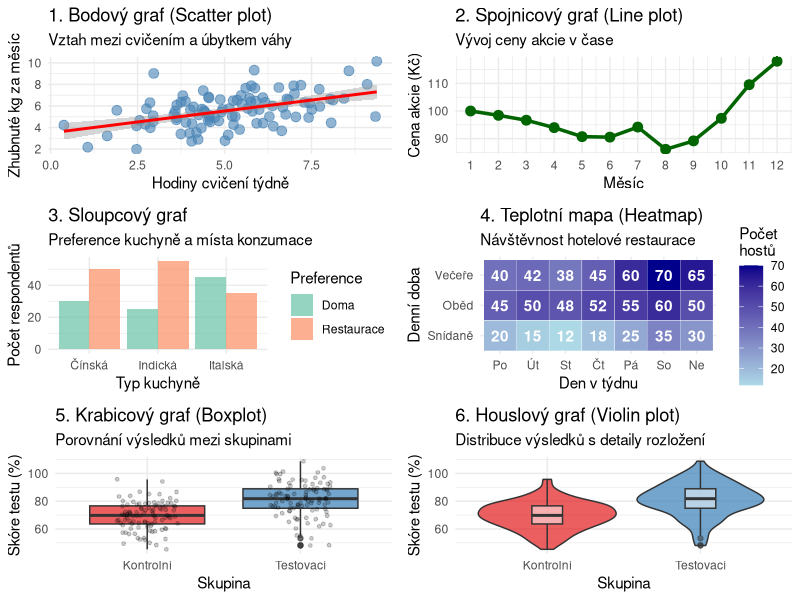

The R source for this figure:
## ---- chunk 1
#| label: fig-two-var-examples
#| fig-cap: "Různé typy vizualizace dvou proměnných"
#| warning: false
#| fig-height: 12

library(ggplot2)
library(gridExtra)
set.seed(123)

# 1. Bodový graf (dvě číselné proměnné)
data_scatter <- data.frame(
  hodiny_cviceni = rnorm(100, mean = 5, sd = 2),
  zhubnuty_kg = rnorm(100, mean = 3, sd = 1)
)
data_scatter$zhubnuty_kg <- data_scatter$zhubnuty_kg + 0.5 * data_scatter$hodiny_cviceni + rnorm(100, 0, 1)

p1 <- ggplot(data_scatter, aes(x = hodiny_cviceni, y = zhubnuty_kg)) +
  geom_point(color = "steelblue", alpha = 0.6, size = 3) +
  geom_smooth(method = "lm", se = TRUE, color = "red") +
  labs(
    title = "1. Bodový graf (Scatter plot)",
    subtitle = "Vztah mezi cvičením a úbytkem váhy",
    x = "Hodiny cvičení týdně",
    y = "Zhubnuté kg za měsíc"
  ) +
  theme_minimal()

# 2. Spojnicový graf (časová řada)
data_line <- data.frame(
  mesic = 1:12,
  cena_akcie = cumsum(c(100, rnorm(11, mean = 2, sd = 5)))
)

p2 <- ggplot(data_line, aes(x = mesic, y = cena_akcie)) +
  geom_line(color = "darkgreen", size = 1.2) +
  geom_point(color = "darkgreen", size = 3) +
  labs(
    title = "2. Spojnicový graf (Line plot)",
    subtitle = "Vývoj ceny akcie v čase",
    x = "Měsíc",
    y = "Cena akcie (Kč)"
  ) +
  theme_minimal() +
  scale_x_continuous(breaks = 1:12)

# 3. Sloupcový graf pro dvě kategorie
data_bar <- data.frame(
  kuchyne = rep(c("Italská", "Čínská", "Indická"), each = 2),
  preference = rep(c("Doma", "Restaurace"), 3),
  pocet = c(45, 35, 30, 50, 25, 55)
)

p3 <- ggplot(data_bar, aes(x = kuchyne, y = pocet, fill = preference)) +
  geom_col(position = "dodge", alpha = 0.7) +
  labs(
    title = "3. Sloupcový graf",
    subtitle = "Preference kuchyně a místa konzumace",
    x = "Typ kuchyně",
    y = "Počet respondentů",
    fill = "Preference"
  ) +
  theme_minimal() +
  scale_fill_brewer(palette = "Set2")

# 4. Teplotní mapa (heatmap)
data_heatmap <- expand.grid(
  den = c("Po", "Út", "St", "Čt", "Pá", "So", "Ne"),
  hodina = c("Snídaně", "Oběd", "Večeře")
)
data_heatmap$navstevnost <- c(
  20, 15, 12, 18, 25, 35, 30,  # Snídaně
  45, 50, 48, 52, 55, 60, 50,  # Oběd
  40, 42, 38, 45, 60, 70, 65   # Večeře
)

p4 <- ggplot(data_heatmap, aes(x = den, y = hodina, fill = navstevnost)) +
  geom_tile(color = "white") +
  geom_text(aes(label = navstevnost), color = "white", fontface = "bold") +
  scale_fill_gradient(low = "lightblue", high = "darkblue") +
  labs(
    title = "4. Teplotní mapa (Heatmap)",
    subtitle = "Návštěvnost hotelové restaurace",
    x = "Den v týdnu",
    y = "Denní doba",
    fill = "Počet\nhostů"
  ) +
  theme_minimal()

# 5. Boxplot pro porovnání skupin
data_boxplot <- data.frame(
  skupina = rep(c("Kontrolní", "Testovací"), each = 100),
  vysledek = c(rnorm(100, mean = 70, sd = 10),
               rnorm(100, mean = 80, sd = 12))
)

p5 <- ggplot(data_boxplot, aes(x = skupina, y = vysledek, fill = skupina)) +
  geom_boxplot(alpha = 0.7) +
  geom_jitter(width = 0.2, alpha = 0.2, size = 1) +
  labs(
    title = "5. Krabicový graf (Boxplot)",
    subtitle = "Porovnání výsledků mezi skupinami",
    x = "Skupina",
    y = "Skóre testu (%)"
  ) +
  theme_minimal() +
  theme(legend.position = "none") +
  scale_fill_brewer(palette = "Set1")

# 6. Violin plot
p6 <- ggplot(data_boxplot, aes(x = skupina, y = vysledek, fill = skupina)) +
  geom_violin(alpha = 0.7) +
  geom_boxplot(width = 0.2, fill = "white", alpha = 0.5) +
  labs(
    title = "6. Houslový graf (Violin plot)",
    subtitle = "Distribuce výsledků s detaily rozložení",
    x = "Skupina",
    y = "Skóre testu (%)"
  ) +
  theme_minimal() +
  theme(legend.position = "none") +
  scale_fill_brewer(palette = "Set1")

# Uspořádání grafů
gridExtra::grid.arrange(p1, p2, p3, p4, p5, p6, ncol = 2)
